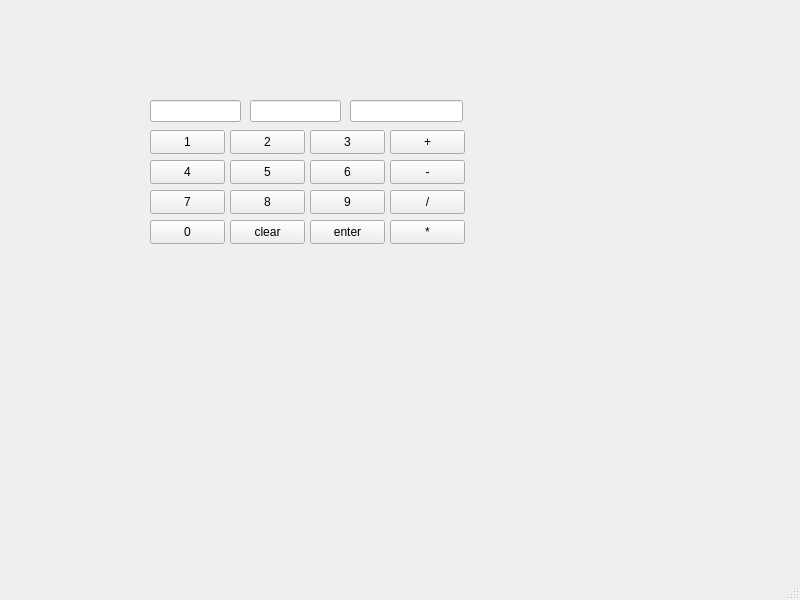
<?xml version="1.0" encoding="UTF-8"?>
<ui version="4.0">
 <class>MainWindow</class>
 <widget class="QMainWindow" name="MainWindow">
  <property name="geometry">
   <rect>
    <x>0</x>
    <y>0</y>
    <width>800</width>
    <height>600</height>
   </rect>
  </property>
  <property name="windowTitle">
   <string>MainWindow</string>
  </property>
  <widget class="QWidget" name="centralwidget">
   <widget class="QPushButton" name="B1">
    <property name="geometry">
     <rect>
      <x>150</x>
      <y>130</y>
      <width>75</width>
      <height>24</height>
     </rect>
    </property>
    <property name="text">
     <string>1</string>
    </property>
   </widget>
   <widget class="QPushButton" name="B4">
    <property name="geometry">
     <rect>
      <x>150</x>
      <y>160</y>
      <width>75</width>
      <height>24</height>
     </rect>
    </property>
    <property name="text">
     <string>4</string>
    </property>
   </widget>
   <widget class="QPushButton" name="B7">
    <property name="geometry">
     <rect>
      <x>150</x>
      <y>190</y>
      <width>75</width>
      <height>24</height>
     </rect>
    </property>
    <property name="text">
     <string>7</string>
    </property>
   </widget>
   <widget class="QPushButton" name="B2">
    <property name="geometry">
     <rect>
      <x>230</x>
      <y>130</y>
      <width>75</width>
      <height>24</height>
     </rect>
    </property>
    <property name="text">
     <string>2</string>
    </property>
   </widget>
   <widget class="QPushButton" name="B5">
    <property name="geometry">
     <rect>
      <x>230</x>
      <y>160</y>
      <width>75</width>
      <height>24</height>
     </rect>
    </property>
    <property name="text">
     <string>5</string>
    </property>
   </widget>
   <widget class="QPushButton" name="B8">
    <property name="geometry">
     <rect>
      <x>230</x>
      <y>190</y>
      <width>75</width>
      <height>24</height>
     </rect>
    </property>
    <property name="text">
     <string>8</string>
    </property>
   </widget>
   <widget class="QPushButton" name="B3">
    <property name="geometry">
     <rect>
      <x>310</x>
      <y>130</y>
      <width>75</width>
      <height>24</height>
     </rect>
    </property>
    <property name="text">
     <string>3</string>
    </property>
   </widget>
   <widget class="QPushButton" name="B6">
    <property name="geometry">
     <rect>
      <x>310</x>
      <y>160</y>
      <width>75</width>
      <height>24</height>
     </rect>
    </property>
    <property name="text">
     <string>6</string>
    </property>
   </widget>
   <widget class="QPushButton" name="B9">
    <property name="geometry">
     <rect>
      <x>310</x>
      <y>190</y>
      <width>75</width>
      <height>24</height>
     </rect>
    </property>
    <property name="text">
     <string>9</string>
    </property>
   </widget>
   <widget class="QPushButton" name="add">
    <property name="geometry">
     <rect>
      <x>390</x>
      <y>130</y>
      <width>75</width>
      <height>24</height>
     </rect>
    </property>
    <property name="text">
     <string>+</string>
    </property>
   </widget>
   <widget class="QPushButton" name="sub">
    <property name="geometry">
     <rect>
      <x>390</x>
      <y>160</y>
      <width>75</width>
      <height>24</height>
     </rect>
    </property>
    <property name="text">
     <string>-</string>
    </property>
   </widget>
   <widget class="QPushButton" name="div">
    <property name="geometry">
     <rect>
      <x>390</x>
      <y>190</y>
      <width>75</width>
      <height>24</height>
     </rect>
    </property>
    <property name="text">
     <string>/</string>
    </property>
   </widget>
   <widget class="QPushButton" name="B0">
    <property name="geometry">
     <rect>
      <x>150</x>
      <y>220</y>
      <width>75</width>
      <height>24</height>
     </rect>
    </property>
    <property name="text">
     <string>0</string>
    </property>
   </widget>
   <widget class="QPushButton" name="clear">
    <property name="geometry">
     <rect>
      <x>230</x>
      <y>220</y>
      <width>75</width>
      <height>24</height>
     </rect>
    </property>
    <property name="text">
     <string>clear</string>
    </property>
   </widget>
   <widget class="QPushButton" name="enter">
    <property name="geometry">
     <rect>
      <x>310</x>
      <y>220</y>
      <width>75</width>
      <height>24</height>
     </rect>
    </property>
    <property name="text">
     <string>enter</string>
    </property>
   </widget>
   <widget class="QPushButton" name="mult">
    <property name="geometry">
     <rect>
      <x>390</x>
      <y>220</y>
      <width>75</width>
      <height>24</height>
     </rect>
    </property>
    <property name="text">
     <string>*</string>
    </property>
   </widget>
   <widget class="QLineEdit" name="lineEdit">
    <property name="geometry">
     <rect>
      <x>150</x>
      <y>100</y>
      <width>91</width>
      <height>22</height>
     </rect>
    </property>
   </widget>
   <widget class="QLineEdit" name="lineEdit_2">
    <property name="geometry">
     <rect>
      <x>250</x>
      <y>100</y>
      <width>91</width>
      <height>22</height>
     </rect>
    </property>
   </widget>
   <widget class="QLineEdit" name="lineEdit_3">
    <property name="geometry">
     <rect>
      <x>350</x>
      <y>100</y>
      <width>113</width>
      <height>22</height>
     </rect>
    </property>
   </widget>
  </widget>
  <widget class="QMenuBar" name="menubar">
   <property name="geometry">
    <rect>
     <x>0</x>
     <y>0</y>
     <width>800</width>
     <height>22</height>
    </rect>
   </property>
  </widget>
  <widget class="QStatusBar" name="statusbar"/>
 </widget>
 <resources/>
 <connections/>
</ui>
